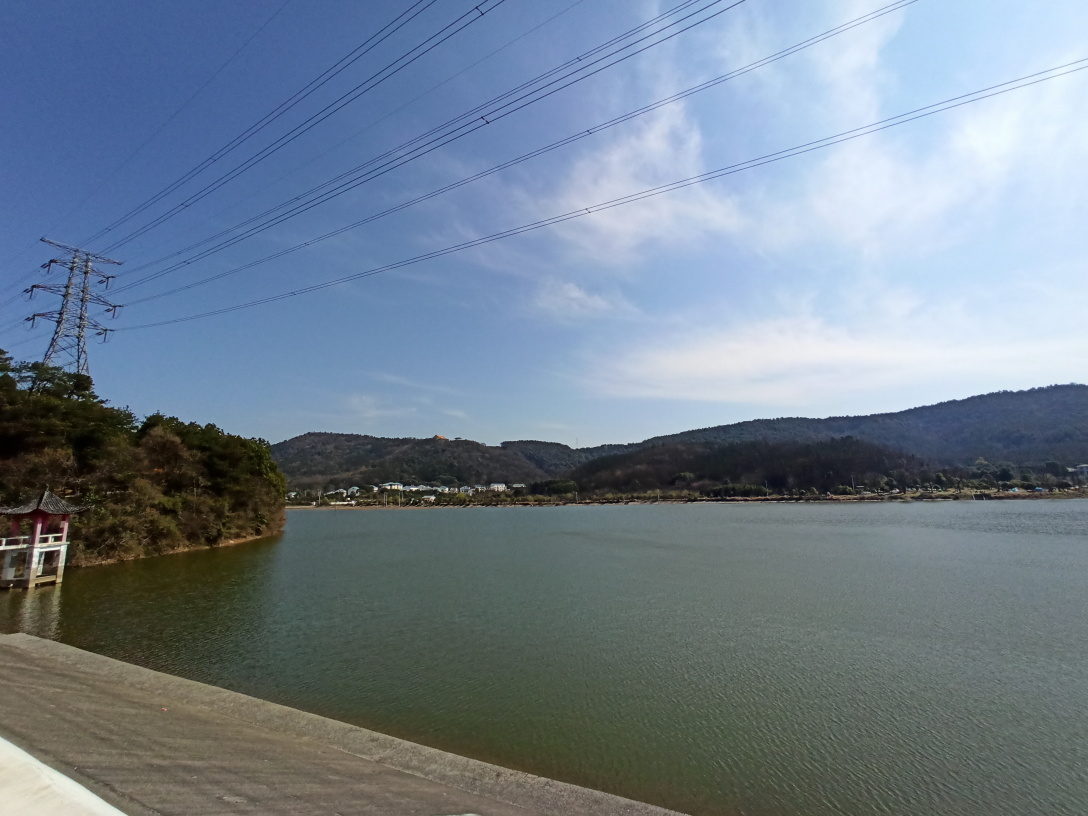
#> input picture image/img/IMG_20210220_125100.jpg, 3264 x 2448 px (shown at 1/3 size)
$ python compression.py --path ../../image/img/IMG_20210220_125100.jpg
#> lines starting #> are read from the running program, lines starting #| are printed output that depends on the picture
"""
@Time: 2022/09/30 16:32:55
@Author: yum
@Email: richardminyu@foxmail.com
@File: compression.py
压缩图片
生成的图片输出在当前目录下的 output（没有就自动创建）
"""

import os
import argparse
import cv2 as cv
from skimage import io


def img_resize(img, scale=0.5, interpolation=cv.INTER_LINEAR):
    img = cv.resize(
        img,
        (int(img.shape[1] * scale), int(img.shape[0] * scale)),
        interpolation=interpolation,
    )
    return img


def img_compression(image, path=''):
#> called with image = '../../image/img/IMG_20210220_125100.jpg', path = ''
    path_image = os.path.join(path, image)

    # 读取图像
    img = io.imread(path_image)
#> img is the input picture: shape (2448, 3264, 3); mean R, G, B 113.7, 128.3, 142.5

    # 针对 png 图像，删除 iCCP profiles 信息
    img = cv.cvtColor(img, cv.COLOR_RGBA2BGRA)
#> img: shape (2448, 3264, 4)
    cv.imencode('.png', img)[1].tofile(path_image)

    # 使用 resize, 进行缩放
    new_img = img_resize(img, interpolation=cv.INTER_AREA)
#> in img_resize, `img = cv.resize( img, (int(img.shape[1] * scale), int(img.shape[0] * s..`:
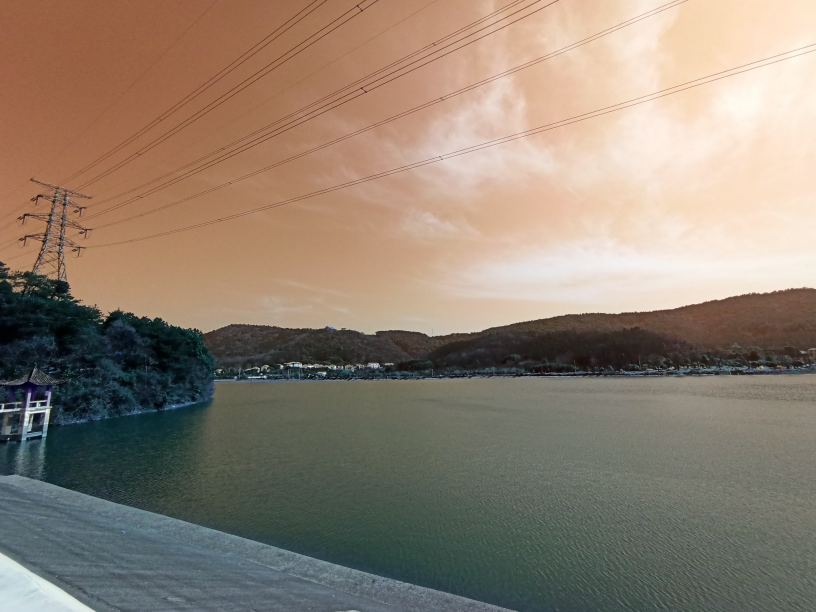
#> img: shape (1224, 1632, 4) (shown at 1/2 size); mean of channels 0, 1, 2, 3 142.6, 128.4, 113.8, 255; drawn as R, G, B

    # 文件夹检测和创建
    output_img = os.getcwd() + os.path.sep + 'output'

    if not os.path.exists(output_img):
        os.mkdir(output_img)

    output_img = output_img + os.path.sep + path

    if not os.path.exists(output_img):
        os.mkdir(output_img)

    # 写入图片到指定文件夹
    cv.imwrite(os.path.join(output_img, image), new_img)
    print(f'--- compress {image}: success ---')

    if cv.waitKey(0) & 0xFF == 27:
#> (key Esc is pressed here)
        cv.destroyAllWindows()


def multiple_imgs(files):
    """压缩文件（内全部图片）"""
    if not os.path.exists(files):
        print(f"{files} is not exits")
        return

    for file in os.listdir(files):
        img_compression(file, files)


def sign_img(img):
    """压缩单张图片"""
    try:
        img_compression(img)
    except:
        print(f"{img} is not exits")


if __name__ == '__main__':
    parser = argparse.ArgumentParser(description='IMG compression')
    parser.add_argument('-p', '--path', type=str, help='path')
    args = parser.parse_args()
    path = args.path
    path = os.path.normpath(path)

    if path[-3:] in ['jpg', 'png']:
        sign_img(path)
    else:
        multiple_imgs(path)
